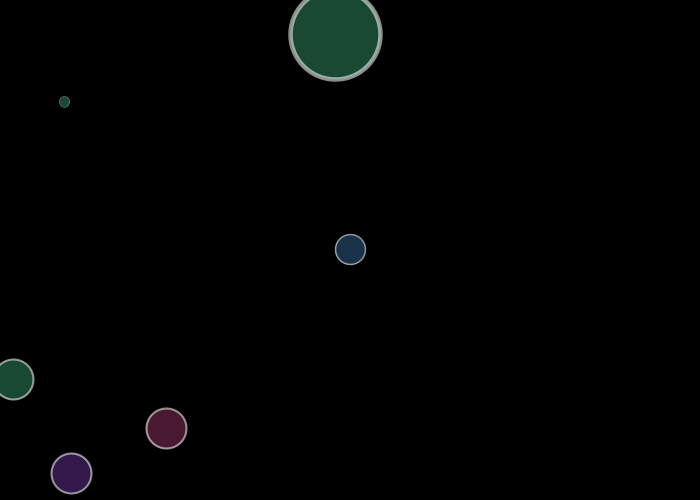
Frame 1 (no input)
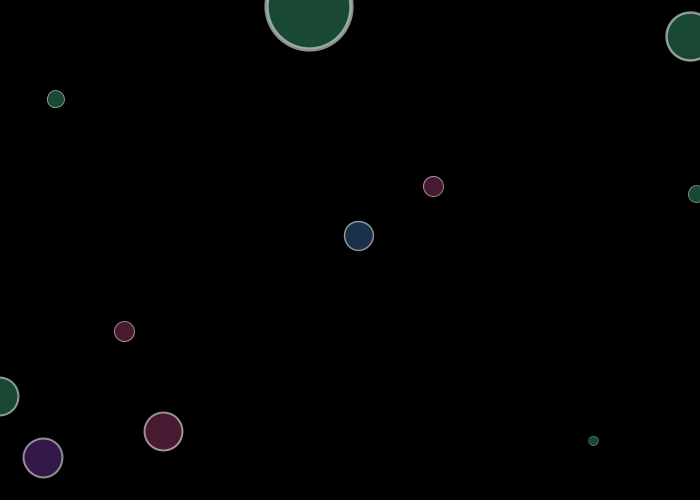
Frame 60 (the mouse pressed at the canvas centre just before this capture)
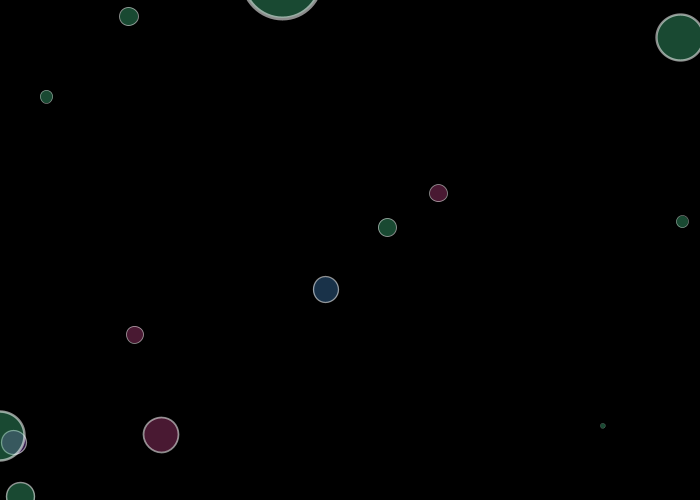
Frame 120 (the mouse held since frame 60 and released just before this capture)

The Processing sketch that drew these frames (run headless with seeded random() and noise(); from frame 60 on, the mouse is pressed at the canvas centre):

// Processing sketch: processing_10901
// ── processing_10901.pde

/* Osmosis
   Future Data Lab - futuredatalab.com
   Version 1.0 - 2010/07/15 */

// Global variables
World world;

// Setup the Processing Canvas
void setup() {
  size(700, 500);
  frameRate(15);

  world = new World();
  world.addCell(new Cell(0, width*0.5, height*0.5, 3));
  // Add an initial set of cells into the system
  for (int i = 0; i < 5; i++) {
    int type = world.generateType();
    world.addCell(new Cell(type, random(width), random(height), ceil(random(10))));
  }
  smooth();
}

// Main draw loop
void draw() {
  // Fill canvas black
  background(0);

  if (world.cells.size() < 20 && round(random(5)) == 0.0) {
    int type = world.generateType();
    int rand = round(random(2));
    if (rand == 0) { 
      world.addCell(new Cell(type, random(width), round(random(1))*height, ceil(random(5))));
    }
    if (rand == 1) { 
      world.addCell(new Cell(type, random(width), random(height), ceil(random(2))));
    }
    if (rand == 2) { 
      world.addCell(new Cell(type, round(random(1))*width, random(height), ceil(random(5))));
    }
  }
  
  world.run();
}

// Set cell's next destination
void mousePressed() {
  world.setTarget(mouseX, mouseY);
}

class World {
  ArrayList cells;

  // Constructor
  World() {
    cells = new ArrayList();
  }

  // Update each cell
  void run() {
    for (int i = 0; i < cells.size(); i++) {
      Cell cell = (Cell) cells.get(i);  
      cell.run(cells);  // Passing the entire list of cells to each cell individually
    }
  }

  // Add a cell
  void addCell(Cell cell) {
    cells.add(cell);
  }

  // Randomly generate a cell type
  int generateType() {
    switch (floor(random(1)*4)) {
      case 0: return 1;
      case 1: return 1; 
      case 2: return 2; 
      case 3: return 3; 
      default: return 1;
    }
  }

  // Set cell target
  void setTarget(float x, float y) {
    for (int i = 0; i < cells.size(); i++) {
      Cell c = (Cell) cells.get(i);
      if (c.type == 0) {
        c.target(x, y);
      }
    }
  }
}

class Cell {
  float radius; // Cell size
  float mass; // Cell mass
  float food; // Absorbed mass
  float[] pos = new float[2]; // Position
  float[] vel = new float[2]; // Velocity
  float[] destination = new float[2]; // Target location
  boolean goal = false; // If is moving
  boolean dead = false; // If is dead
  int delay = 16; // Delay for pulses
  int type; // Cell type

  // Constructor
  Cell(int t, float x, float y, float m) {
    type = t;
    mass = m; // Mass
    food = 0.0;
    radius = mass*10; // Size
    pos[0] = x; // X position
    pos[1] = y; // Y position
    vel[0] = random(-0.5, 0.5); // X speed
    vel[1] = random(-0.5, 0.5); // Y speed
  }

  // Simulate
  void run(ArrayList cells) {
    update(cells);
    borders();
    render();
  }

  // Update cell
  void update(ArrayList cells) {
    cleanup(cells); // Remove dead cells
    runaround(); // Some dash around randomly
    predator(cells); // Some preys on others
    move(); // Moves toward a target
    osmosis(cells); // Check for osmosis
  }

  // Floats around randomly
  void wander() {
    metabolism(0.001);

    pos[0] += vel[0]; // X position
    pos[1] += vel[1]; // Y position

    // Randomly change direction
    if (random(1) == 0.0) {
      vel[0] = random(-0.5, 0.5); // X speed
      vel[1] = random(-0.5, 0.5); // Y speed
    }
  }

  // Move to a specific location
  void move() {
    // If there is a set target
    if (goal) {
      if (type == 0) metabolism(0.003);
      else metabolism(0.007);

      if (!dead) {
        // Add easing effect
        vel[0] = (destination[0] - pos[0])/delay; // X speed
        vel[1] = (destination[1] - pos[1])/delay; // Y speed

        pos[0] += vel[0]; // X position
        pos[1] += vel[1]; // Y position

        // If reached the target
        if (dist(pos[0], pos[1], destination[0], destination[1]) < radius) {
          goal = false;
        }
      }
    }
    else wander(); // Wanders around aimlessly
  }

  // Sets target
  void target(float x, float y) {
    goal = true;
    destination[0] = x;
    destination[1] = y;
  }

  // Bigger ones absorb smaller ones
  void osmosis(ArrayList cells) {
    for (int i = 0 ; i < cells.size(); i++) {
      Cell c = (Cell) cells.get(i);
      float distance = dist(pos[0], pos[1], c.pos[0], c.pos[1]);
      if (distance < (radius + c.radius)*0.5 && mass > c.mass && mass < 10) {
        food = c.mass; // Absorbs the mass
        c.dead = true;
      }
    }
  }

  // The player is revived
  void revive(ArrayList cells) {
    cells.add(new Cell(0, random(width), random(height), 3));
  }

  // Grows and shrinks
  void metabolism(float energy) {
    // If is eaten
    if (dead) {
      mass -= 0.5;
      radius = mass*10;
    }

    // Moving uses up energy
    if ((type == 0 && mass > 2) || (type != 0 && mass > 1)) {
      mass -= mass*energy;
      radius = mass*10;
    }

    // Food makes one grow
    if (food > 0) {
      float digested = food/mass*0.1;
      mass += digested;
      food -= digested;
    }

    radius += sin(frameCount*0.25); // Pulses
  }

  // Remove dead cells
  void cleanup(ArrayList cells) {
    for (int i = 0 ; i < cells.size(); i++) {
      Cell c = (Cell) cells.get(i);
      if (c.mass < 0) {
        if (c.type == 0) revive(cells); // Revive the player
        cells.remove(i); // Remove dead cell
      }
    }
  }

  // Dash around randomly
  void runaround() {
    if (type == 2 && round(random(100)) == 0) {
      float angle = random(0, TWO_PI);
      float randx = pos[0] + radius*cos(angle);
      float randy = pos[1] + radius*sin(angle);
      target(randx, randy);
    }
  }

  // Chases after others
  void predator(ArrayList cells) {
    if (type == 3 && mass < 10 && round(random(200)) == 0) {
      // Find the closest prey
      for (int i = 0; i < cells.size(); i++) {
        Cell c = (Cell) cells.get(i);        
        // If it's smaller, set it as target
        if (c.radius < radius) target(c.pos[0], c.pos[1]);
      }
    }
  }

  // Wrap around
  void borders() {
    if (pos[0] < -radius) pos[0] = width + radius;
    if (pos[0] > width + radius) pos[0] = -radius;
    if (pos[1] < -radius) pos[1] = height + radius;
    if (pos[1] > height + radius) pos[1] = -radius;
  }

  // Render everything
  void render() {
    float width = 5*(radius*0.01);
    if (width < 0.0) width = 0.0;
    strokeWeight(width);

    if (type == 0) fill(64, 128, 187, 100); // Set fill-color to blue
    else if (type == 1) fill(64, 187, 128, 100); // Set fill-color to green
    else if (type == 2) fill(128, 64, 187, 100); // Set fill-color to purple
    else if (type == 3) fill(187, 64, 128, 100); // Set fill-color to red
    // Set stroke-color white
    stroke(255, 255, 255, 140);
    // Draw circle
    ellipse(pos[0], pos[1], radius, radius);
  }
}
